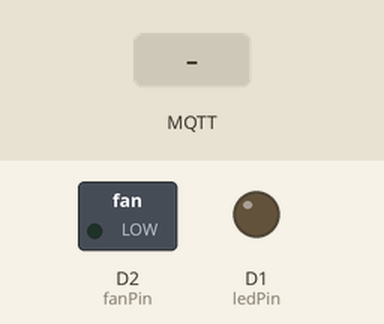
Bench run of a sketch on a simulated ESP8266 (NodeMCU). Parts: switched loads named in the sketch (green lamp = pin HIGH), output pins drawn as LEDs (lit = HIGH). The inputs (shaded band) are chosen by the test bench. WiFi joins after 1.5 s; servers stay silent unless stated; no MQTT or app messages arrive unless stated; what the sketch prints to the serial monitor is not drawn.

Above: at 2.7 s.
2.8 s: MQTT message "ON" arrives on the first subscribed topic
At 4.0 s:
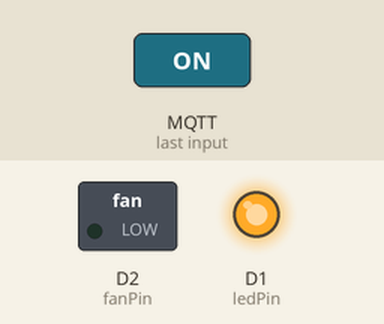
4.3 s: MQTT message "5" arrives on the second subscribed topic
At 5.1 s:
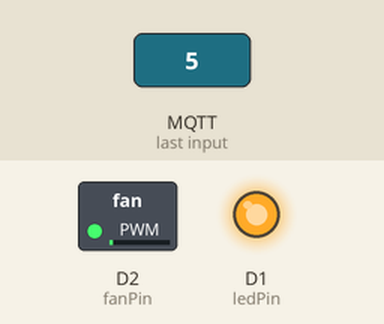
5.8 s: MQTT message "OFF" arrives on the first subscribed topic
At 6.3 s:
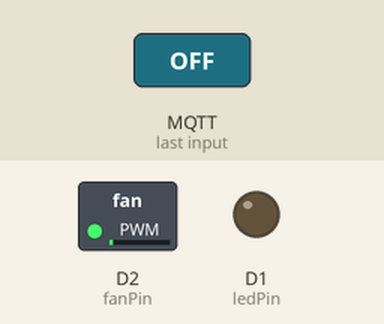
7.3 s: MQTT message "90" arrives on the second subscribed topic
At 8.5 s:
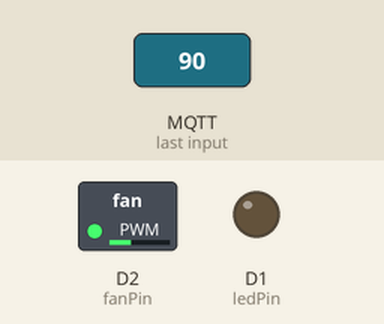
8.8 s: MQTT message "200" arrives on the second subscribed topic
At 9.8 s:
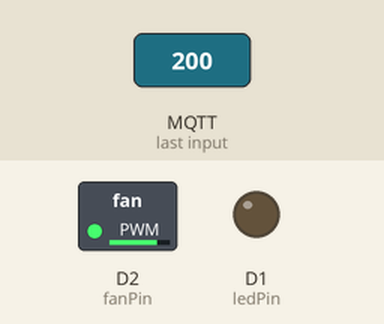
10.3 s: MQTT message "ON" arrives on the first subscribed topic
At 10.9 s:
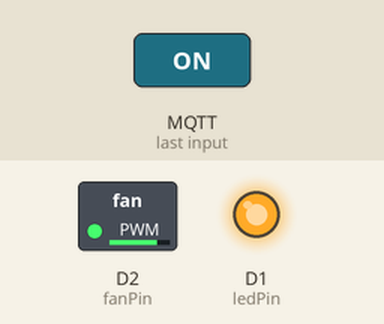
Timing chart, 0 to 12.8 s (numbered marks = the images above; inputs shaded):
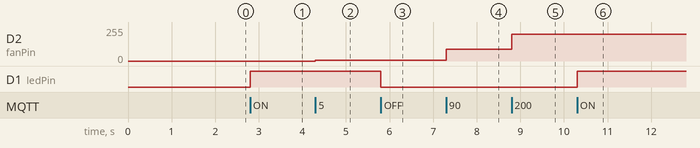

The sketch:

ESP32_MQTT_Fan_Light.ino
```cpp
#include <Arduino.h>
#include <PubSubClient.h>
#include <ESP8266WiFi.h>
#include <ArduinoJson.h>

const char* ssid = "LAPTOP-78RKKJ2E 0340";
const char* password = "12345678";
const char* mqttServer = "192.168.0.0";   //your ip
const int mqttPort = 1883;
const char* mqttUserName = "homesystem";
const char* mqttPwd = "Shriya";
const char* clientID = "ESP32Client";

const char* lightsTopic = "lights";
const char* fanTopic = "Fan";

const int fanPin = D2;
const int ledPin = D1;

WiFiClient wifiClient;
PubSubClient client(wifiClient);

void setup_wifi() {
  WiFi.begin(ssid, password);
  while (WiFi.status() != WL_CONNECTED) {
    delay(500);
    Serial.println("Connecting to WiFi...");
  }
  Serial.println("Connected to WiFi");
}

void callback(char* topic, byte* payload, unsigned int length) {
  String message;
  for (int i = 0; i < length; i++) {
    message += (char)payload[i];
  }
  if (strcmp(topic, lightsTopic) == 0) {
    if (message == "ON") {
      digitalWrite(ledPin, HIGH);
    } else if (message == "OFF") {
      digitalWrite(ledPin, LOW);
    }
  } else if (strcmp(topic, fanTopic) == 0) {
    int fanSpeed = message.toInt();
    analogWrite(fanPin, fanSpeed);
  }
}

void reconnect() {
  while (!client.connected()) {
    Serial.print("Attempting MQTT connection...");
    if (client.connect(clientID, mqttUserName, mqttPwd)) {
      Serial.println("connected");
      client.subscribe(lightsTopic);
      client.subscribe(fanTopic);
    } else {
      Serial.print("failed, rc=");
      Serial.print(client.state());
      delay(5000);
    }
  }
}

void setup() {
  Serial.begin(9600);
  setup_wifi();
  client.setServer(mqttServer, mqttPort);
  client.setCallback(callback);
  pinMode(fanPin, OUTPUT);
  analogWrite(fanPin, 0);
  pinMode(ledPin, OUTPUT);
  digitalWrite(ledPin, LOW);
}

void loop() {
  if (!client.connected()) {
    reconnect();
  }
  client.loop();
}
```

Measured:
- after the input at 2.8 s, D1 (ledPin): LOW → HIGH at once
- after the input at 4.3 s, D2 (fanPin): 0/255 → 5/255 at once
- after the input at 5.8 s, D1 (ledPin): HIGH → LOW at once
- after the input at 7.3 s, D2 (fanPin): 5/255 → 90/255 at once
- after the input at 8.8 s, D2 (fanPin): 90/255 → 200/255 at once
- after the input at 10.3 s, D1 (ledPin): LOW → HIGH at once
